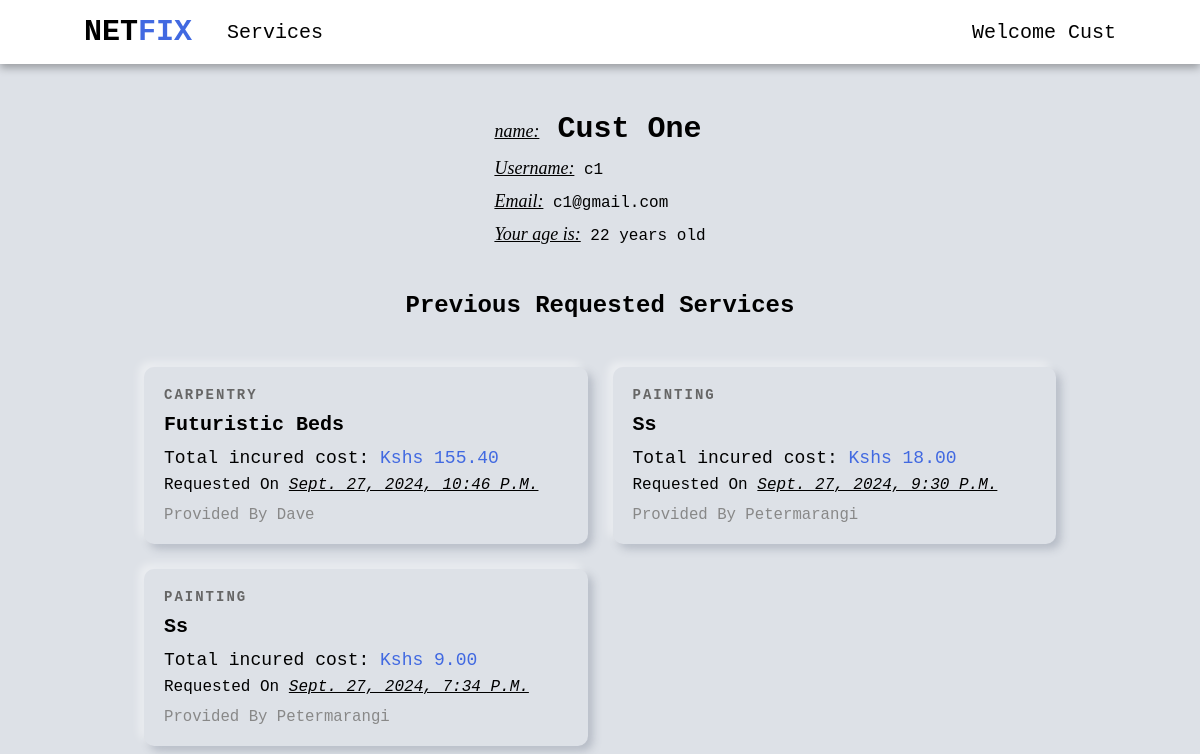
Page /customer/profile/ (signed in) on the earlier database version.
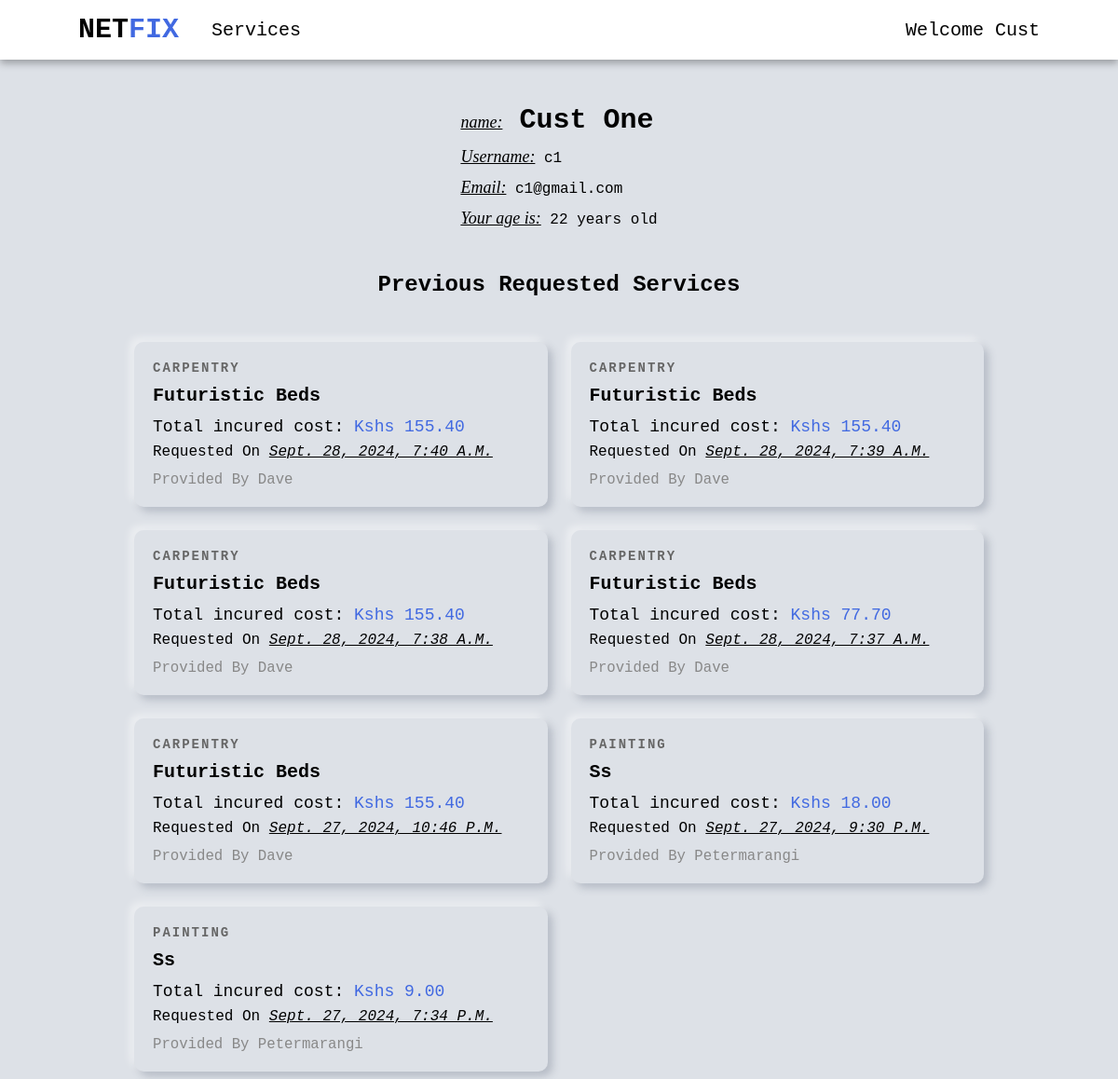
Same page on the later database version.
### users/models.py (models this page shows, shortened)
class User(AbstractUser):
    is_company = models.BooleanField(default=False)
    is_customer = models.BooleanField(default=False)
    email = models.EmailField(max_length=100, unique=True)
    username = models.CharField(max_length=100, unique=True)
    id = models.UUIDField(default=uuid.uuid4, unique=True, primary_key=True, editable=False)
    USERNAME_FIELD = 'email'
    REQUIRED_FIELDS = ['username']

class Company(models.Model):
    user = models.OneToOneField(User, on_delete=models.CASCADE, primary_key=True)
    choices = (
        ('Air Conditioner', 'Air Conditioner'),
        ('All in One', 'All in One'),
        ('Carpentry', 'Carpentry'),
        ('Electricity', 'Electricity'),
        ('Gardening', 'Gardening'),
        ('Home Machines', 'Home Machines'),
        ('House Keeping', 'House Keeping'),
        ('Interior Design', 'Interior Design'),
        ('Locks', 'Locks'),
        ('Painting', 'Painting'),
        ('Plumbing', 'Plumbing'),
        ('Water Heaters', 'Water Heaters'),
    )
    field = models.CharField(max_length=30, blank=False, null=False, default="", choices=choices)
    def __str__(self):
        return self.user.username

### services/models.py (models this page shows, shortened)
class RequestService(models.Model):
    customer = models.ForeignKey(Customer, on_delete=models.CASCADE)
    service = models.ForeignKey(Service, on_delete=models.CASCADE)
    address = models.CharField(max_length=200)
    time = models.IntegerField(default=1)
    total_cost = models.DecimalField(decimal_places=2, max_digits=5)
    date = models.DateTimeField(auto_now=True, null=False)
    id = models.UUIDField(default=uuid.uuid4, unique=True, primary_key=True, editable=False)

class Service(models.Model):
    company = models.ForeignKey(Company, default="", on_delete=models.CASCADE)
    name = models.CharField(max_length=40)
    description = models.TextField()
    price_hr = models.DecimalField(decimal_places=2, max_digits=5)
    choices = (
        ('Air Conditioner', 'Air Conditioner'),
        ('Carpentry', 'Carpentry'),
        ('Electricity', 'Electricity'),
        ('Gardening', 'Gardening'),
        ('Home Machines', 'Home Machines'),
        ('House Keeping', 'House Keeping'),
        ('Interior Design', 'Interior Design'),
        ('Locks', 'Locks'),
        ('Painting', 'Painting'),
        ('Plumbing', 'Plumbing'),
        ('Water Heaters', 'Water Heaters'),
    )
    field = models.CharField(max_length=30, blank=False, null=False, default="", choices=choices)
    date = models.DateTimeField(auto_now=True, null=False)
    id = models.UUIDField(default=uuid.uuid4, unique=True, primary_key=True, editable=False)
    def __str__(self):
        return self.name

### users/views.py (the view, shortened to what this page needs)
# urls.py: path('customer/profile/', v.customer_profile, name='customer_profile'),
@login_required(login_url='login_user')
def customer_profile(request):
    user = User.objects.get(username=request.user.username)
    requested_services = user.customer.requestservice_set.all().order_by('-date')
    d_o_b = user.customer.d_o_b
    current_date = timezone.now().date()
    age = current_date.year - d_o_b.year
    if (current_date.month < d_o_b.month) or (current_date.month == d_o_b.month and current_date.day < d_o_b.day):
        age -= 1
    context = {
        "profile": user,
        "age": age,
        'requested_services': requested_services,
    }
    return render(request, "users/profile.html", context)

### users/templates/users/profile.html (shortened to what this page needs)
{% extends 'main/base.html' %}
{% block content %}
{% if request.user.is_authenticated and user.username == profile.username and user.is_customer %}
    <div class="profile-details-header customer-details-header">
        <div class="header-content">
            <h1 class="full-name">
                <span class="profile-usher">name:</span> <span>{{profile.first_name}} </span><span>{{profile.last_name}}</span>
            </h1>
            <p class="username"><span class="profile-usher">Username:</span> {{profile.username}}</p>
            <p class="email"><span class="profile-usher">Email:</span> {{profile.email}}</p>
            <p class="age"><span class="profile-usher">Your age is:</span> {{age}} years old</p>
        </div>
    </div>
    <div class="services-header  services-header-profile">
        <h1>Previous Requested Services</h1>
    </div>
    <div class="services-grid">
        {% for requested_service in requested_services %}
        <a href="{% url 'index' requested_service.service.id %}" class="service-card">
            <div class="card-content">
                <p class="service-category">{{ requested_service.service.field }}</p>
                <h2 class="service-name">{{ requested_service.service }}</h2>
                <p class="service-price"><span>Total incured cost:</span> Kshs {{ requested_service.total_cost }}</p>
                <p class="service-date">requested on <span>{{requested_service.date}}</span></p>
                <p class="service-company">provided by {{requested_service.service.company}}</p>
            </div>
        </a>
        {% endfor %}
    </div>
{% endif %}
{% endblock content %}

### main/templates/main/base.html (shortened to what this page needs)
<!DOCTYPE html>
{% load static %}
<html lang="en">
<head>
    <link rel="stylesheet" href="{% static 'css/style.css' %}" />
</head>
<body>
    {% include 'main/nav.html' %}
    <div class="main-body">
        {% block content %}
        {% endblock content %}
    </div>
</body>
</html>

### main/templates/main/nav.html (shortened to what this page needs)
<nav class="navbar">
    <div class="left-nav">
        <h1><a class="logo" href="{% url 'home' %}">NET<span>FIX</span></a></h1>
        <div class="services-dropdown">
            <a class="royal-hover" href="{% url 'service_list' %}">Services</a>
        </div>
    </div>
    <div class="account-dropdown">
        {% if request.user.is_authenticated %}
        <span class="royal-hover welcome-nav-text">Welcome {{user.first_name}}</span>
        {% else %}
        <span class="royal-hover">Account</span>
        {% endif %}
    </div>
</nav>

### static/css/style.css (style rules this page uses)
* { margin: 0; padding: 0; box-sizing: border-box; font-family: 'Courier New', Courier, monospace; }
a { text-decoration: none; color: black; }
.navbar { background-color: white; display: flex; align-items: center; justify-content: space-between; text-align: center; position: fixed; width: 100%; height: 8vh; font-size: 20px; padding: 0 7%; box-shadow: 0 4px 8px rgba(0, 0, 0, 0.3); top: 0; z-index: 100; }
.left-nav { display: flex; align-items: center; }
.left-nav h1 { margin-right: 35px; }
.logo span { color: royalblue; }
.account-dropdown, .services-dropdown { position: relative; display: inline-block; }
.account-dropdown span { cursor: pointer; }
.welcome-nav-text { text-transform: capitalize; }
.main-body { margin-top: 8vh; padding: 3rem 12%; background: #dde1e7; }
.services-grid { display: grid; grid-template-columns: repeat(auto-fill, minmax(300px, 1fr)); gap: 25px; }
.services-header { display: flex; align-items: center; justify-content: center; flex-direction: column; margin-bottom: 25px; text-transform: capitalize; }
.service-card { border-radius: 10px; box-shadow: -5px -5px 9px rgba(255,255,255,0.45), 5px 5px 9px rgba(94,104,121,0.3); transition: transform 0.3s; cursor: pointer; text-decoration: none; color: black; display: block; }
.card-content { padding: 20px; }
.service-category { font-size: 14px; font-weight: 800; color: #666; margin-bottom: 10px; text-transform: uppercase; letter-spacing: 2px; }
.service-name { font-size: 20px; text-transform: capitalize; font-weight: bold; margin-bottom: 12px; }
.service-price { font-size: 18px; color: royalblue; margin-bottom: 8px; }
.service-price span { color: black; }
.service-date { font-size: 16px; text-transform: capitalize; margin-bottom: 12px; }
.service-date span { text-decoration: underline; font-style: italic; }
.service-company { font-size: 98%; text-transform: capitalize; color: #888; }
.profile-details-header { display: flex; flex-direction: column; justify-content: center; margin-bottom: 30px; padding: 25px 0; position: relative; height: 180px; }
.customer-details-header { margin-bottom: 0; }
.header-content { display: block; position: absolute; left: 50%; transform: translateX(-50%); height: 100%; }
.profile-details-header .full-name { text-transform: capitalize; font-size: 30px; margin-bottom: 12px; }
.profile-details-header .username, .profile-details-header .email { font-size: 100%; margin-bottom: 12px; }
.profile-usher { all: initial; font-size: 18px; font-style: italic; text-decoration: underline; }
.services-header-profile { font-size: 12px; margin-bottom: 6vh; }

Differences in the rows shown:
added RequestService: service.field "CARPENTRY", service "Futuristic Beds", total_cost "155.40", date "Sept. 28, 2024, 7:40 A.m.", service.company "Dave"
added RequestService: service.field "CARPENTRY", service "Futuristic Beds", total_cost "155.40", date "Sept. 28, 2024, 7:39 A.m.", service.company "Dave"
added RequestService: service.field "CARPENTRY", service "Futuristic Beds", total_cost "155.40", date "Sept. 28, 2024, 7:38 A.m.", service.company "Dave"
added RequestService: service.field "CARPENTRY", service "Futuristic Beds", total_cost "77.70", date "Sept. 28, 2024, 7:37 A.m.", service.company "Dave"
